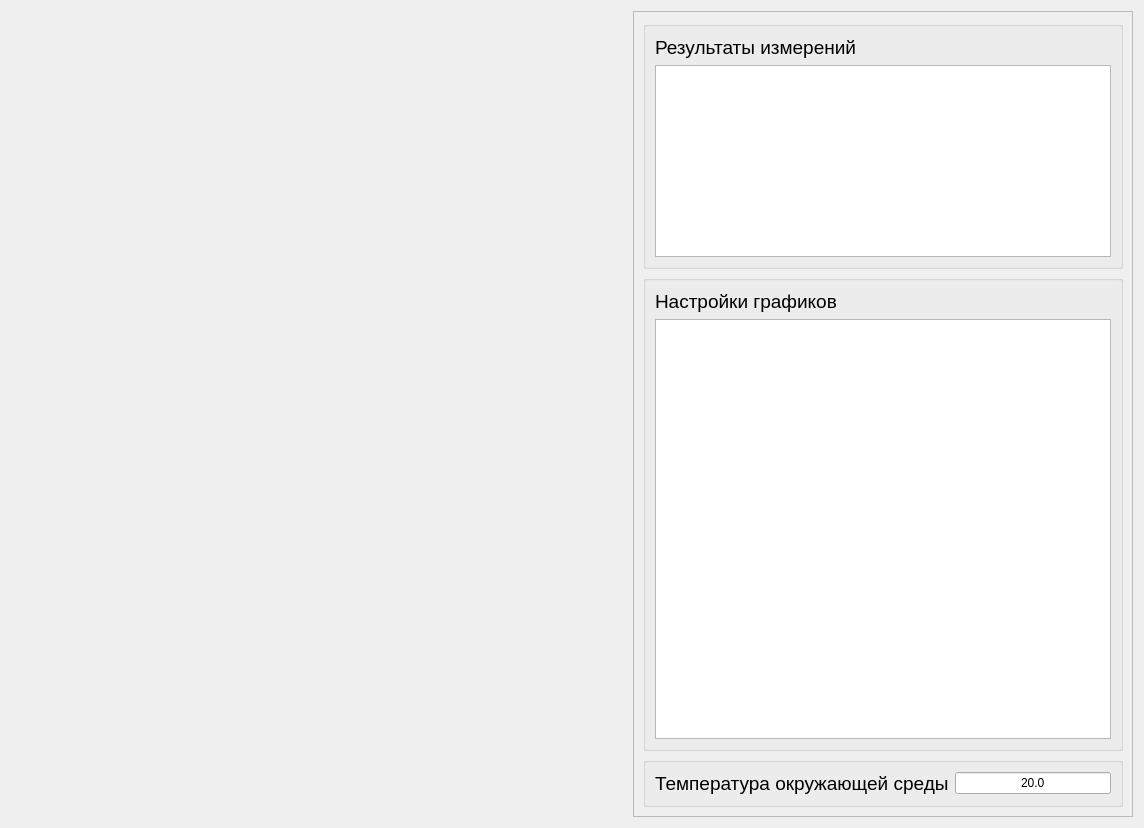
<?xml version="1.0" encoding="UTF-8"?>
<ui version="4.0">
 <class>trend</class>
 <widget class="QWidget" name="trend">
  <property name="geometry">
   <rect>
    <x>0</x>
    <y>0</y>
    <width>1144</width>
    <height>828</height>
   </rect>
  </property>
  <property name="windowTitle">
   <string>Form</string>
  </property>
  <layout class="QHBoxLayout" name="horizontalLayout">
   <item>
    <widget class="Plot" name="plot" native="true">
     <property name="sizePolicy">
      <sizepolicy hsizetype="Preferred" vsizetype="Preferred">
       <horstretch>0</horstretch>
       <verstretch>0</verstretch>
      </sizepolicy>
     </property>
     <property name="minimumSize">
      <size>
       <width>0</width>
       <height>0</height>
      </size>
     </property>
     <property name="maximumSize">
      <size>
       <width>16777215</width>
       <height>16777215</height>
      </size>
     </property>
    </widget>
   </item>
   <item>
    <widget class="QScrollArea" name="scrollArea">
     <property name="sizePolicy">
      <sizepolicy hsizetype="Fixed" vsizetype="Expanding">
       <horstretch>0</horstretch>
       <verstretch>0</verstretch>
      </sizepolicy>
     </property>
     <property name="minimumSize">
      <size>
       <width>500</width>
       <height>0</height>
      </size>
     </property>
     <property name="maximumSize">
      <size>
       <width>500</width>
       <height>16777215</height>
      </size>
     </property>
     <property name="verticalScrollBarPolicy">
      <enum>Qt::ScrollBarAsNeeded</enum>
     </property>
     <property name="widgetResizable">
      <bool>true</bool>
     </property>
     <widget class="QWidget" name="scrollAreaWidgetContents">
      <property name="geometry">
       <rect>
        <x>0</x>
        <y>0</y>
        <width>498</width>
        <height>808</height>
       </rect>
      </property>
      <layout class="QGridLayout" name="gridLayout">
       <item row="0" column="0">
        <widget class="QGroupBox" name="groupBox_2">
         <property name="sizePolicy">
          <sizepolicy hsizetype="Expanding" vsizetype="Preferred">
           <horstretch>0</horstretch>
           <verstretch>0</verstretch>
          </sizepolicy>
         </property>
         <property name="title">
          <string/>
         </property>
         <layout class="QGridLayout" name="gridLayout_2">
          <item row="0" column="0">
           <widget class="QLabel" name="label_16">
            <property name="text">
             <string>&lt;html&gt;&lt;head/&gt;&lt;body&gt;&lt;p&gt;&lt;span style=&quot; font-size:14pt;&quot;&gt;Результаты измерений&lt;/span&gt;&lt;/p&gt;&lt;/body&gt;&lt;/html&gt;</string>
            </property>
           </widget>
          </item>
          <item row="1" column="0">
           <widget class="QTableWidget" name="tableWidget">
            <property name="sizePolicy">
             <sizepolicy hsizetype="Preferred" vsizetype="Preferred">
              <horstretch>0</horstretch>
              <verstretch>0</verstretch>
             </sizepolicy>
            </property>
            <property name="minimumSize">
             <size>
              <width>0</width>
              <height>0</height>
             </size>
            </property>
            <property name="alternatingRowColors">
             <bool>true</bool>
            </property>
           </widget>
          </item>
         </layout>
        </widget>
       </item>
       <item row="1" column="0">
        <widget class="QGroupBox" name="groupBox_3">
         <property name="title">
          <string/>
         </property>
         <layout class="QGridLayout" name="gridLayout_3">
          <item row="0" column="0">
           <widget class="QLabel" name="label_3">
            <property name="text">
             <string>&lt;html&gt;&lt;head/&gt;&lt;body&gt;&lt;p&gt;&lt;span style=&quot; font-size:14pt;&quot;&gt;Настройки графиков&lt;/span&gt;&lt;/p&gt;&lt;/body&gt;&lt;/html&gt;</string>
            </property>
           </widget>
          </item>
          <item row="1" column="0">
           <widget class="QTableWidget" name="tableWidget_2">
            <property name="minimumSize">
             <size>
              <width>0</width>
              <height>0</height>
             </size>
            </property>
           </widget>
          </item>
         </layout>
        </widget>
       </item>
       <item row="2" column="0">
        <widget class="QGroupBox" name="groupBox">
         <property name="title">
          <string/>
         </property>
         <layout class="QHBoxLayout" name="horizontalLayout_2">
          <item>
           <widget class="QLabel" name="label_15">
            <property name="text">
             <string>&lt;html&gt;&lt;head/&gt;&lt;body&gt;&lt;p&gt;&lt;span style=&quot; font-size:14pt;&quot;&gt;Температура окружающей среды&lt;/span&gt;&lt;/p&gt;&lt;/body&gt;&lt;/html&gt;</string>
            </property>
           </widget>
          </item>
          <item>
           <widget class="QLineEdit" name="lineEdit">
            <property name="text">
             <string>20.0</string>
            </property>
            <property name="alignment">
             <set>Qt::AlignCenter</set>
            </property>
           </widget>
          </item>
         </layout>
        </widget>
       </item>
      </layout>
     </widget>
    </widget>
   </item>
  </layout>
 </widget>
 <customwidgets>
  <customwidget>
   <class>Plot</class>
   <extends>QWidget</extends>
   <header>plot.h</header>
   <container>1</container>
  </customwidget>
 </customwidgets>
 <resources/>
 <connections/>
</ui>
